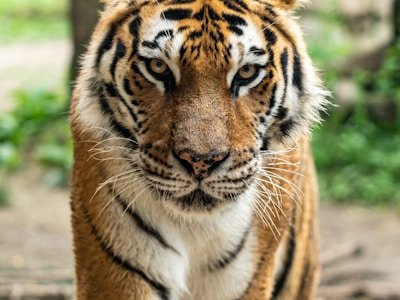
#> input picture test_image.jpg, 400 x 300 px
$ python k_nearest.py
#> lines starting #> are read from the running program, lines starting #| are printed output that depends on the picture
import numpy as np
from PIL import Image
import random
import sys

def run_k_means():
    """
    Main function to run K-Means image compression.
    """
    print("K-Means Image Compressor")
    print("=" * 30)

    while True:
        print("\n1. Compress an image")
        print("2. Open a compressed image")
        print("3. Exit")

        choice = input("\nEnter your choice (1-3): ")
#> the answer given: 1

        if choice == '1':
            compress_image()
        elif choice == '2':
            open_compressed_image()
        elif choice == '3':
            print("Goodbye!")
            break
        else:
            print("Invalid choice. Please try again.")

def compress_image():
    """
    Compress an image using K-Means clustering.
    """
    try:
        # Get image path
        image_path = input("Enter the path to the image: ")
#> the answer given: test_image.jpg

        # Load image
        image = Image.open(image_path)
#> image is the input picture: PIL image 400x300 RGB; mean R, G, B 146.7, 137, 103.9
        image_array = np.array(image)

        # Get K value
        k = int(input("Enter the number of colors (K): "))
#> the answer given: 3

        # Reshape image for clustering
        height, width, channels = image_array.shape
#> height = 300; width = 400; channels = 3
        pixels = image_array.reshape(-1, channels)

        # Initialize centroids randomly
        centroids = pixels[random.sample(range(len(pixels)), k)]
#> centroids = [[57, 53, 42], [186, 162, 136], [166, 150, 125]]

        # K-Means clustering
        max_iterations = 100
        for iteration in range(max_iterations):
            # Assign pixels to nearest centroid
            distances = np.sqrt(((pixels[:, np.newaxis, :] - centroids[np.newaxis, :, :]) ** 2).sum(axis=2))
            labels = np.argmin(distances, axis=1)

            # Update centroids
            new_centroids = np.zeros((k, channels))
            for i in range(k):
                cluster_pixels = pixels[labels == i]
                if len(cluster_pixels) > 0:
                    new_centroids[i] = cluster_pixels.mean(axis=0)
                else:
                    new_centroids[i] = centroids[i]

            # Check convergence
            if np.allclose(centroids, new_centroids):
                print(f"Converged after {iteration + 1} iterations")
                break

            centroids = new_centroids

        # Reconstruct image
        compressed_pixels = centroids[labels]
        compressed_image = compressed_pixels.reshape(height, width, channels).astype(np.uint8)
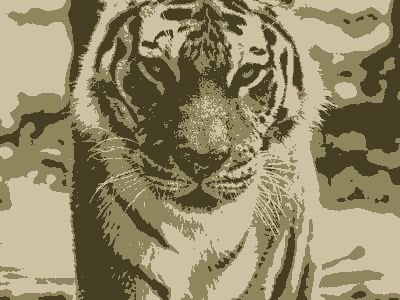
#> compressed_image: shape (300, 400, 3); mean of channels 0, 1, 2 146.1, 136.3, 103.4; drawn as R, G, B

        # Save compressed image
        output_path = image_path.rsplit('.', 1)[0] + '_compressed.' + image_path.rsplit('.', 1)[1]
        compressed_image_pil = Image.fromarray(compressed_image)
        compressed_image_pil.save(output_path)

        # Calculate compression statistics
        original_size = len(pixels) * channels
#> original_size = 360000
        compressed_size = k * channels + len(pixels)  # centroids + labels
#> compressed_size = 120009
        compression_ratio = (1 - compressed_size / original_size) * 100
#> compression_ratio = 66.66

        print(f"\nCompression completed!")
        print(f"Original colors: {len(np.unique(pixels, axis=0))}")
#| Original colors: 59344
        print(f"Compressed colors: {k}")
        print(f"Compression ratio: {compression_ratio:.1f}%")
#| Compression ratio: 66.7%
#> pass 2 of the loop in run_k_means, `while True:`:
#> the answer given: 1
#> the answer given: comparison_collage.jpg
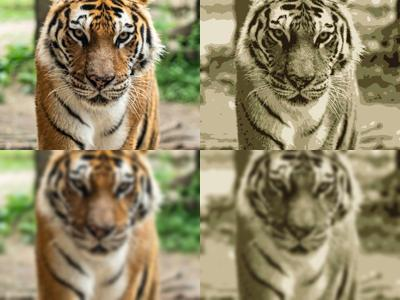
#> input picture comparison_collage.jpg, 400 x 300 px
#> in compress_image, image is the input picture: PIL image 400x300 RGB; mean R, G, B 146.5, 136.7, 103.5
#> the answer given: 3
#> in compress_image (call 2), `centroids = pixels[random.sample(range(len(pixels)), k)]`: centroids = [[220, 213, 187], [193, 188, 150], [152, 113, 82]]
#> in compress_image (call 2), `compressed_image = compressed_pixels.reshape(height, width, channels)...`:
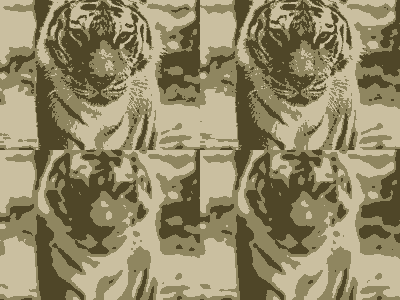
#> compressed_image: shape (300, 400, 3); mean of channels 0, 1, 2 146, 136.3, 103.1; drawn as R, G, B
#| Original colors: 44630
#| Compression ratio: 66.7%
        print(f"Output saved to: {output_path}")

    except Exception as e:
        print(f"Error: {e}")

def open_compressed_image():
    """
    Open and display a compressed image.
    """
    try:
        # Get image path
        image_path = input("Enter the path to the compressed image: ")

        # Load and display image
        image = Image.open(image_path)
        image.show()

        print(f"Image opened: {image_path}")

    except Exception as e:
        print(f"Error: {e}")

if __name__ == "__main__":
#> (the run stopped early here; a loop or call above may not have finished)
